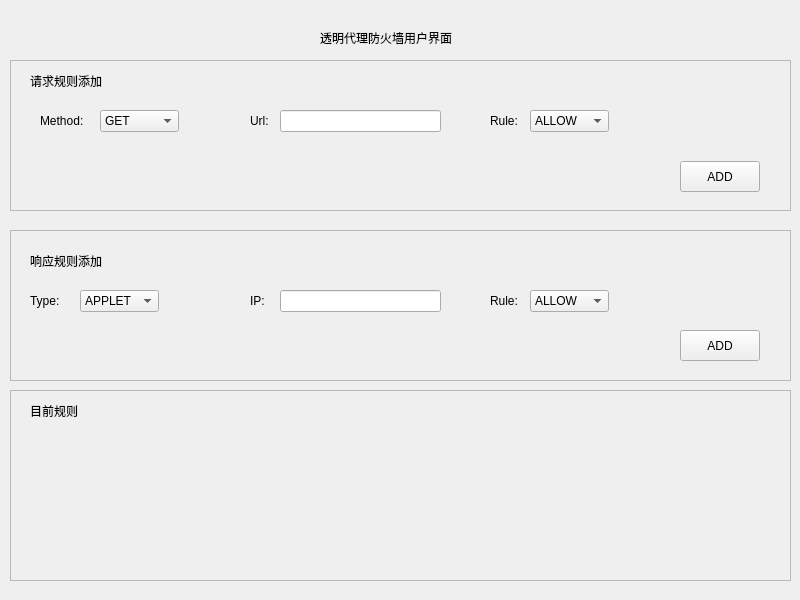
<?xml version="1.0" encoding="UTF-8"?>
<ui version="4.0">
 <class>MainWindow</class>
 <widget class="QMainWindow" name="MainWindow">
  <property name="geometry">
   <rect>
    <x>0</x>
    <y>0</y>
    <width>800</width>
    <height>600</height>
   </rect>
  </property>
  <property name="windowTitle">
   <string>MainWindow</string>
  </property>
  <widget class="QWidget" name="centralWidget">
   <widget class="QFrame" name="RequestFrame">
    <property name="geometry">
     <rect>
      <x>10</x>
      <y>60</y>
      <width>781</width>
      <height>151</height>
     </rect>
    </property>
    <property name="frameShape">
     <enum>QFrame::StyledPanel</enum>
    </property>
    <property name="frameShadow">
     <enum>QFrame::Raised</enum>
    </property>
    <widget class="QComboBox" name="methodSelect">
     <property name="geometry">
      <rect>
       <x>90</x>
       <y>50</y>
       <width>79</width>
       <height>22</height>
      </rect>
     </property>
     <item>
      <property name="text">
       <string>GET</string>
      </property>
     </item>
     <item>
      <property name="text">
       <string>POST</string>
      </property>
     </item>
     <item>
      <property name="text">
       <string>PUT</string>
      </property>
     </item>
     <item>
      <property name="text">
       <string>DELETE</string>
      </property>
     </item>
     <item>
      <property name="text">
       <string>HEAD</string>
      </property>
     </item>
    </widget>
    <widget class="QLineEdit" name="urlText">
     <property name="geometry">
      <rect>
       <x>270</x>
       <y>50</y>
       <width>161</width>
       <height>22</height>
      </rect>
     </property>
    </widget>
    <widget class="QComboBox" name="reqruleSelect">
     <property name="geometry">
      <rect>
       <x>520</x>
       <y>50</y>
       <width>79</width>
       <height>22</height>
      </rect>
     </property>
     <item>
      <property name="text">
       <string>ALLOW</string>
      </property>
     </item>
     <item>
      <property name="text">
       <string>DENY</string>
      </property>
     </item>
    </widget>
    <widget class="QPushButton" name="reqruleButton">
     <property name="geometry">
      <rect>
       <x>670</x>
       <y>101</y>
       <width>80</width>
       <height>31</height>
      </rect>
     </property>
     <property name="text">
      <string>ADD</string>
     </property>
    </widget>
    <widget class="QLabel" name="requestTitle">
     <property name="geometry">
      <rect>
       <x>20</x>
       <y>10</y>
       <width>91</width>
       <height>21</height>
      </rect>
     </property>
     <property name="text">
      <string>请求规则添加</string>
     </property>
    </widget>
    <widget class="QLabel" name="methodLabel">
     <property name="geometry">
      <rect>
       <x>30</x>
       <y>50</y>
       <width>91</width>
       <height>21</height>
      </rect>
     </property>
     <property name="text">
      <string>Method:</string>
     </property>
    </widget>
    <widget class="QLabel" name="urlLabel">
     <property name="geometry">
      <rect>
       <x>240</x>
       <y>50</y>
       <width>91</width>
       <height>21</height>
      </rect>
     </property>
     <property name="text">
      <string>Url:</string>
     </property>
    </widget>
    <widget class="QLabel" name="reqruleLable">
     <property name="geometry">
      <rect>
       <x>480</x>
       <y>50</y>
       <width>91</width>
       <height>21</height>
      </rect>
     </property>
     <property name="text">
      <string>Rule:</string>
     </property>
    </widget>
   </widget>
   <widget class="QFrame" name="responseFrame">
    <property name="geometry">
     <rect>
      <x>10</x>
      <y>230</y>
      <width>781</width>
      <height>151</height>
     </rect>
    </property>
    <property name="frameShape">
     <enum>QFrame::StyledPanel</enum>
    </property>
    <property name="frameShadow">
     <enum>QFrame::Raised</enum>
    </property>
    <widget class="QLabel" name="responseTitle">
     <property name="geometry">
      <rect>
       <x>20</x>
       <y>20</y>
       <width>91</width>
       <height>21</height>
      </rect>
     </property>
     <property name="text">
      <string>响应规则添加</string>
     </property>
    </widget>
    <widget class="QLabel" name="typeLabel">
     <property name="geometry">
      <rect>
       <x>20</x>
       <y>60</y>
       <width>91</width>
       <height>21</height>
      </rect>
     </property>
     <property name="text">
      <string>Type:</string>
     </property>
    </widget>
    <widget class="QComboBox" name="typeSelect">
     <property name="geometry">
      <rect>
       <x>70</x>
       <y>60</y>
       <width>79</width>
       <height>22</height>
      </rect>
     </property>
     <item>
      <property name="text">
       <string>APPLET</string>
      </property>
     </item>
     <item>
      <property name="text">
       <string>DOC</string>
      </property>
     </item>
     <item>
      <property name="text">
       <string>JPG</string>
      </property>
     </item>
    </widget>
    <widget class="QLabel" name="ipLabel">
     <property name="geometry">
      <rect>
       <x>240</x>
       <y>60</y>
       <width>91</width>
       <height>21</height>
      </rect>
     </property>
     <property name="text">
      <string>IP:</string>
     </property>
    </widget>
    <widget class="QLineEdit" name="ipText">
     <property name="geometry">
      <rect>
       <x>270</x>
       <y>60</y>
       <width>161</width>
       <height>22</height>
      </rect>
     </property>
    </widget>
    <widget class="QLabel" name="resruleLabel">
     <property name="geometry">
      <rect>
       <x>480</x>
       <y>60</y>
       <width>91</width>
       <height>21</height>
      </rect>
     </property>
     <property name="text">
      <string>Rule:</string>
     </property>
    </widget>
    <widget class="QComboBox" name="resruleSelect">
     <property name="geometry">
      <rect>
       <x>520</x>
       <y>60</y>
       <width>79</width>
       <height>22</height>
      </rect>
     </property>
     <item>
      <property name="text">
       <string>ALLOW</string>
      </property>
     </item>
     <item>
      <property name="text">
       <string>DENY</string>
      </property>
     </item>
    </widget>
    <widget class="QPushButton" name="resruleButton">
     <property name="geometry">
      <rect>
       <x>670</x>
       <y>100</y>
       <width>80</width>
       <height>31</height>
      </rect>
     </property>
     <property name="text">
      <string>ADD</string>
     </property>
    </widget>
   </widget>
   <widget class="QFrame" name="ruleFrame">
    <property name="geometry">
     <rect>
      <x>10</x>
      <y>390</y>
      <width>781</width>
      <height>191</height>
     </rect>
    </property>
    <property name="frameShape">
     <enum>QFrame::StyledPanel</enum>
    </property>
    <property name="frameShadow">
     <enum>QFrame::Raised</enum>
    </property>
    <widget class="QLabel" name="ruleTitle">
     <property name="geometry">
      <rect>
       <x>20</x>
       <y>10</y>
       <width>91</width>
       <height>21</height>
      </rect>
     </property>
     <property name="text">
      <string>目前规则</string>
     </property>
    </widget>
   </widget>
   <widget class="QLabel" name="proxyTitle">
    <property name="geometry">
     <rect>
      <x>320</x>
      <y>30</y>
      <width>161</width>
      <height>16</height>
     </rect>
    </property>
    <property name="text">
     <string>透明代理防火墙用户界面</string>
    </property>
   </widget>
  </widget>
 </widget>
 <resources/>
 <connections/>
</ui>
